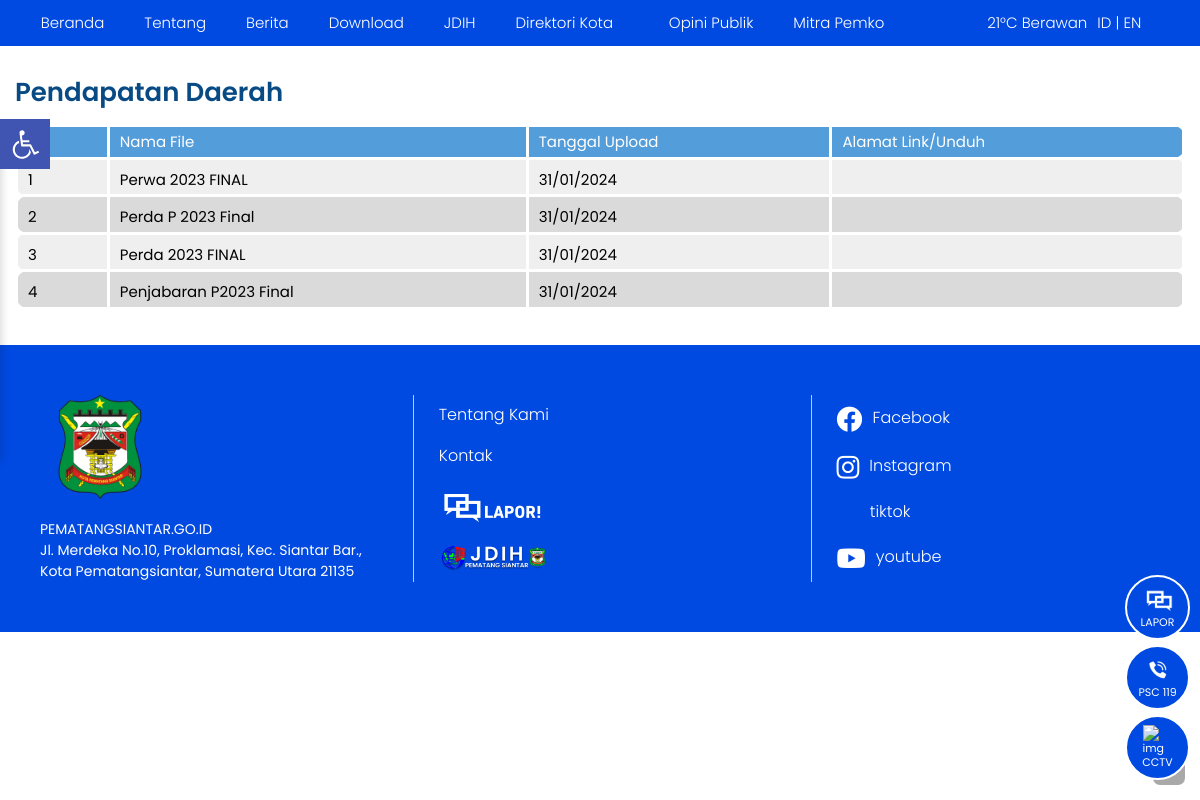
The app's page /index.php/pendapatan_daerah with its own data.
### tables this page shows
CREATE TABLE `tbl_files` (
  `file_id` int(11) NOT NULL,
  `file_judul` varchar(120) DEFAULT NULL,
  `file_deskripsi` text DEFAULT NULL,
  `file_tanggal` timestamp NULL DEFAULT current_timestamp(),
  `file_oleh` varchar(60) DEFAULT NULL,
  `file_download` int(11) DEFAULT 0,
  `file_data` varchar(120) DEFAULT NULL
);

### application/controllers/Pendapatan_daerah.php (called while the page is built, shortened)
<?php
class Pendapatan_daerah extends CI_Controller{
	function __construct(){
		$this->load->model('m_files');
		$this->load->helper('download');
		$this->load->model('m_pengunjung');
	}
	function index(){
		$x['data']=$this->m_files->get_all_files();
		$this->load->view('depan/v_pendapatan_daerah',$x);
	}
}

### index.php (called while the page is built, shortened)
<?php
require_once BASEPATH.'core/CodeIgniter.php';

### application/models/M_files.php (called while the page is built, shortened)
<?php
class M_files extends CI_Model{
	function get_all_files(){
		$hsl=$this->db->query("SELECT file_id,file_judul,file_deskripsi,DATE_FORMAT(file_tanggal,'%d/%m/%Y') AS tanggal,file_oleh,file_download,file_data FROM tbl_files ORDER BY file_id DESC");
		return $hsl;
	}
}

### application/views/depan/v_pendapatan_daerah.php (the view, shortened to what this page needs)
<!DOCTYPE html>
<html lang="id">
  <head>
    <link href="<?php echo base_url().'theme/depan/assets/css/datatable.css'?>" rel="stylesheet" />
    <link href="<?php echo base_url().'theme/depan/assets/css/app.css'?>" rel="stylesheet" />
    <link href="<?php echo base_url().'theme/depan/assets/css/add.css'?>" rel="stylesheet" />
    <link href="<?php echo base_url().'theme/depan/assets/plugins/slick/css/slick.css'?>" rel="stylesheet" />
    <link href="<?php echo base_url().'theme/depan/assets/plugins/slick/css/slick-theme.css'?>" rel="stylesheet" />
  </head>
  <body>
    <div class="bdgcontent">
      <div class="floatmenu">
        <div class="floatmenu__wrap">
        <ul>
            <li>
              <a
                href="https://www.lapor.go.id/instansi/pemerintah-kota-pematang-siantar"
                target="_blank"
                ><img
                  src="<?php echo base_url().'theme/depan/assets/img/floatmenu/lapor-float.png'?>"
                  alt="img"
                /><span>LAPOR</span></a
              >
            </li>
            <li>
              <a href="tel:119" rel="nofollow" target="_blank"
                ><img src="<?php echo base_url().'theme/depan/assets/img/floatmenu/2.png'?>" alt="img" /><span
                  >PSC 119</span
                ></a
              >
            </li>
            <li>
              <a href="https://cctv.pematangsiantar.go.id/"
                ><img src="<?php echo base_url().'theme/depan/assets/img/floatmenu/3.png'?>" alt="img" /><span
                  >CCTV</span
                ></a
              >
            </li>
          </ul>
        </div>
      </div>
      <header class="mainmenu">
        <div class="wrapper">
          <nav class="menu">
            <div class="menu__outer">
              <div class="menu__wrap">
                <div class="menu__left">
                  <div class="menu__utama">
                  <ul>
                      <li class="active">
                        <span
                          ><a class="smuroll" href="<?php echo site_url('');?>"
                            ><i class="fas fa-home"></i> Beranda
                          </a></span
                        >
                      </li>
                      <li class="has-dropdown">
                        <span><a href="<?php echo site_url('about');?>">Tentang</a></span>
                      </li>
                      <li>
                        <span><a href="<?php echo site_url('blog');?>">Berita</a></span>
                      </li>
                      <li class="has-dropdown">
                        <span
                          ><a href="#">Download</a>
                          <i class="idrop fas fa-caret-down"></i
                        ></span>
                      </li>
                      <li>
                        <span><a href="https://jdih.pematangsiantar.go.id/">JDIH</a></span>
                      </li>
                      <li class="has-dropdown">
                        <span
                          ><a href="#">Direktori Kota</a>
                          <i class="idrop fas fa-caret-down"></i
                        ></span>
                      </li>
                      <li>
                        <a href="https://opinipublik.pematangsiantar.go.id/berita/"
                          ><i class="fas fa-exclamation-circle"></i> Opini Publik</a
                        >
                      </li>
                      <li class="has-dropdown">
    <span>
        <a href="#" >Mitra Pemko</a>
        <i class="idrop fas fa-caret-down"></i>
    </span>
</li>
                    </ul>
                  </div>
                </div>
              </div>
            </div>
            <div class="menu__right">
              <div class="hujanbahasa">
                <div class="hujan">21&#176;C Berawan</div>
                <div class="bahasa">
                  <a href="city-directory9bb4.html?lang=id">ID</a> |
                  <a href="city-directory9ed2.html?lang=en">EN</a>
                </div>
              </div>
              <div class="search">
                <div class="search__icon">
                  <i class="scari-icon fas fa-search"></i>
                </div>
              </div>
            </div>
          </nav>
        </div>
      </header>
      <div class="wrapper">
        <div class="mainwrap">
          <div class="sectionrow">
            <div class="dinasterkait">
              <div class="xsection__header">
                <h1 class="xsection__title">Pendapatan Daerah</h1>
              </div>
              <div class="dinasterkait__body">
                <div class="zentable-outer">
                  <table class="zentable cityd-table" id="myTable">
                    <thead>
                      <tr>
                        <td>No</td>
                        <td>Nama File</td>
                        <td>Tanggal Upload</td>
                        <td>Alamat Link/Unduh</td>
                      </tr>
                    </thead>
                    <tbody>
                    <?php
                      $no = 1;
                      foreach ($data->result() as $row):
                          if ($row->file_oleh == "Pendapatan Daerah"):
                      ?>
                          <tr>
                              <td><?php echo $no++;?></td>
                              <td><?php echo $row->file_judul;?></td>
                              <td><?php echo $row->tanggal;?></td>
                              <td style="text-align:center;">
                                  <a href="<?php echo site_url('download/get_file/'.$row->file_id);?>" class="btn btn-info">
                                      <i class="fa fa-download" aria-hidden="true" style="color: #253B7B; font-size: 24px;"></i>
                                  </a>
                              </td>
                          </tr>
                      <?php
                          endif;
                      endforeach;
                      ?>
                  </tbody>
                  </table>
                </div>
              </div>
            </div>
          </div>
        </div>
      </div>
      <footer class="bg-blue">
        <div class="wrapper">
          <div class="footer">
            <div class="footer__col">
              <div class="footlogo">
                <img src="<?php echo base_url().'theme/depan/assets/img/logo.png'?>" alt="" />
              </div>
              <div class="footalamat">
              PEMATANGSIANTAR.GO.ID<br />
              Jl. Merdeka No.10, Proklamasi, Kec. Siantar Bar., <br>
               Kota Pematangsiantar, Sumatera Utara 21135
              </div>
            </div>
            <div class="footer__col">
              <ul class="footmenu">
                <li><a href="<?php echo site_url('about');?>">Tentang Kami</a></li>
                <li><a href="<?php echo site_url('kontak');?>">Kontak</a></li>
                <li>
                  <a
                    target="_blank"
                    href="https://www.lapor.go.id/instansi/pemerintah-kota-pematang-siantar"
                    ><img width="110" src="<?php echo base_url().'theme/depan/assets/img/lapor-foot.png'?>" alt=""
                  /></a>
                </li>
                <li>
                  <a target="_blank" href="https://jdih.pematangsiantar.go.id/"
                    ><img width="110" src="<?php echo base_url().'theme/depan/assets/img/jdih-foot.png'?>" alt=""
                  /></a>
                </li>
              </ul>
            </div>
            <div class="footer__col">
              <ul class="sosmedrow">
                <li>
                  <a href="https://www.facebook.com/diskominfopematangsiantar" target="_blank"
                    ><i class="fab fa-facebook"></i>Facebook</a
                  >
                </li>
                <li>
                  <a
                    href="https://www.instagram.com/diskominfopematangsiantar/"
                    target="_blank"
                    ><i class="fab fa-instagram"></i> Instagram</a
                  >
                </li>
                <li>
                  <a href="https://www.tiktok.com/@kominfopematangsiantar?_t=8gL05bIR9Os&_r=1" target="_blank"
                    ><img
                    />&nbsp;&nbsp; tiktok</a
                  >
                </li>
                <li>
                  <a
                    href="https://www.youtube.com/@DiskominfoPematangsiantar"
                    target="_blank"
                    ><i class="fab fa-youtube"></i> youtube</a
                  >
                </li>
              </ul>
            </div>
          </div>
        </div>
      </footer>
    </div>
  </body>
</html>

### theme/depan/assets/css/add.css (style rules this page uses)
.floatmenu { bottom: 15px; }
.floatmenu__wrap ul li img { object-fit: contain; }

### records on screen
tbl_files: file_judul "Perwa 2023 FINAL", tanggal "31/01/2024"
tbl_files: file_judul "Perda P 2023 Final", tanggal "31/01/2024"
tbl_files: file_judul "Perda 2023 FINAL", tanggal "31/01/2024"
tbl_files: file_judul "Penjabaran P2023 Final", tanggal "31/01/2024"
